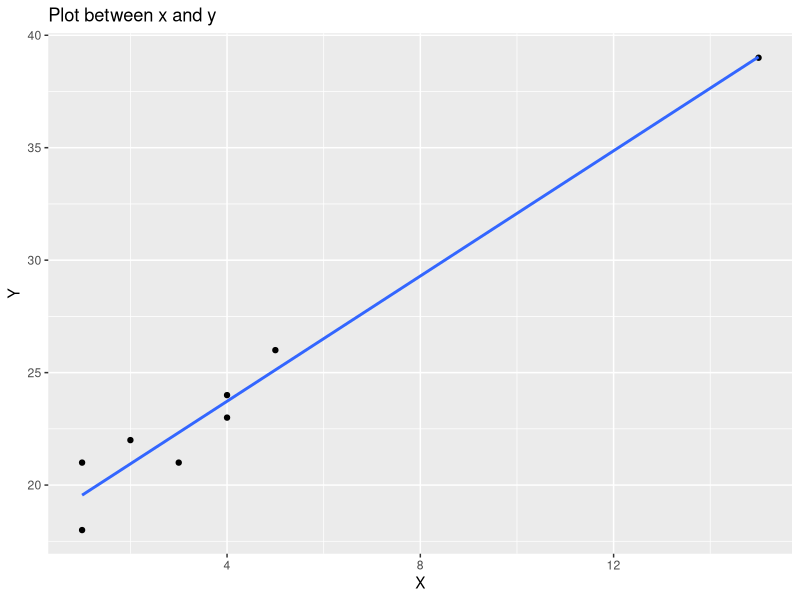

Here is the R script that generated this plot:
                                    # Page no. :  679 - 680

# Influential Observations

x <- c(1, 1, 2, 3, 4, 4, 5, 15)
y <- c(18, 21, 22, 21, 23, 24, 26, 39)

DF <- data.frame(x, y)

regressor <- lm(y ~ x, data = DF)
res <- summary(regressor)

lev <- hatvalues(regressor)   
DF <- cbind(DF, lev)

View(DF)


# Install Library if not installed

# install.packages("ggplot2")

# Import Library

library(ggplot2)

ggplot(DF,aes(x, y)) + geom_point() + geom_smooth(method = "lm", se = F) +
  labs(title = "Plot between x and y", x = "X", y = "Y")


cat("Equation is y = ",res$coefficients[1],"+",res$coefficients[2],"x1")


# Removing Influential Observation

x <- c(1, 1, 2, 3, 4, 4, 5)
y <- c(18, 21, 22, 21, 23, 24, 26)

DF <- data.frame(x, y)

regressor <- lm(y ~ x, data = DF)
res <- summary(regressor)

cat("Equation is y = ",res$coefficients[1],"+",res$coefficients[2],"x1")
